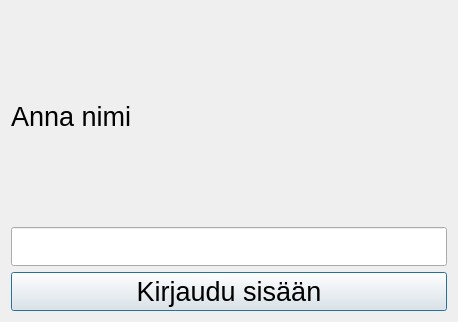
<?xml version="1.0" encoding="UTF-8"?>
<ui version="4.0">
 <class>LoginWindow</class>
 <widget class="QDialog" name="LoginWindow">
  <property name="geometry">
   <rect>
    <x>0</x>
    <y>0</y>
    <width>458</width>
    <height>322</height>
   </rect>
  </property>
  <property name="font">
   <font>
    <pointsize>20</pointsize>
   </font>
  </property>
  <property name="windowTitle">
   <string>Dialog</string>
  </property>
  <layout class="QVBoxLayout" name="verticalLayout">
   <item>
    <widget class="QLabel" name="label">
     <property name="text">
      <string>Anna nimi</string>
     </property>
    </widget>
   </item>
   <item>
    <widget class="QLineEdit" name="lineEdit"/>
   </item>
   <item>
    <widget class="QPushButton" name="buttonLogin">
     <property name="text">
      <string>Kirjaudu sisään</string>
     </property>
    </widget>
   </item>
  </layout>
 </widget>
 <resources/>
 <connections/>
</ui>
